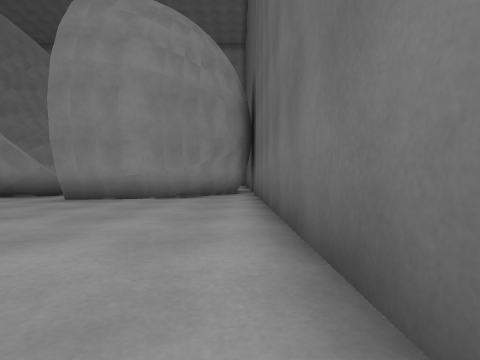
view 1 (above)

23 first-person views from a walk through a 3-D level made in the Unity game engine. The camera is 0.55 m above the floor, looks level and sees 85° across. The floor is counted in squares, 1 m on a side. Each view is taken from the middle of a square. On the plan, view 1 faces up. The plan holds only what a view shows up to about 9 squares ahead; the rest is blank. The place goes on beyond the plan. The player is left out.

view 2
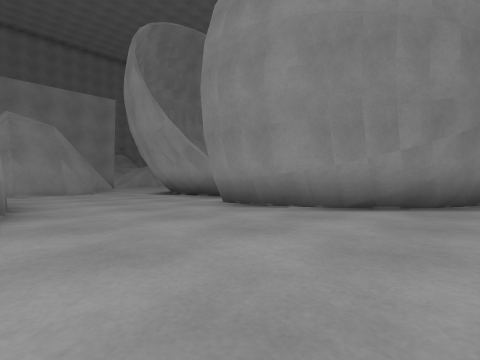

view 3
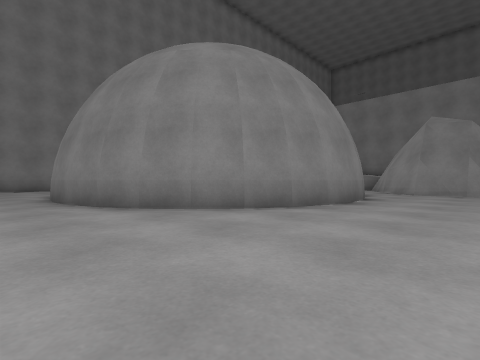

view 4
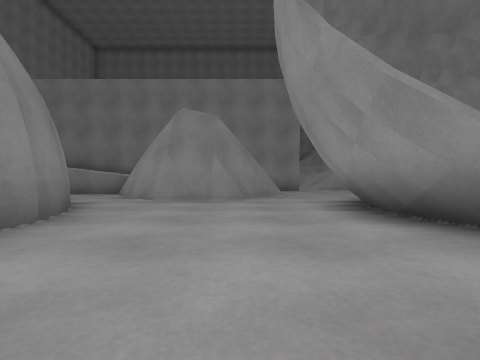

view 5
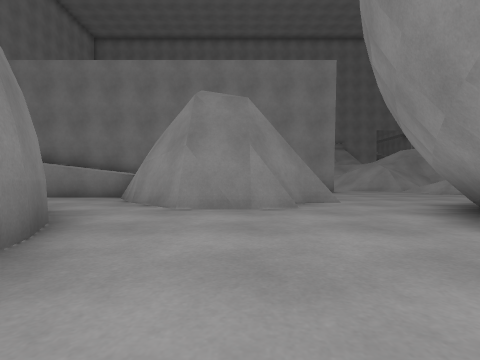

view 6
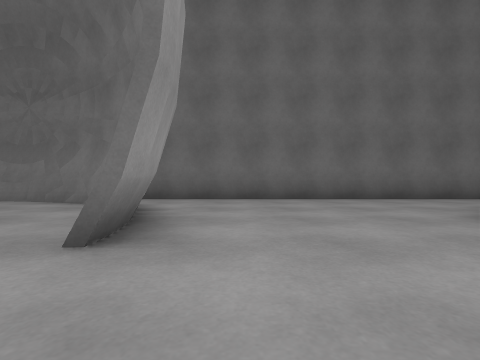

view 7
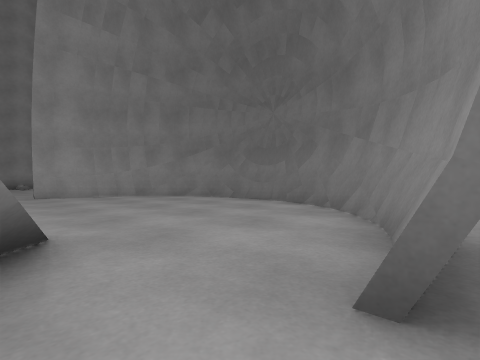

view 8
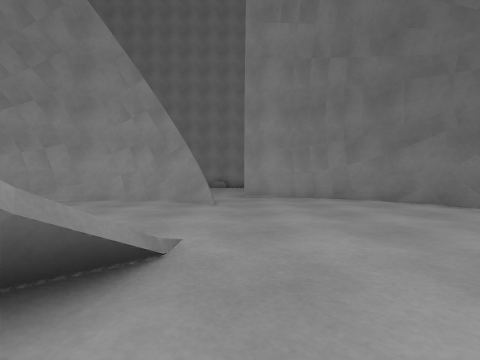

view 9
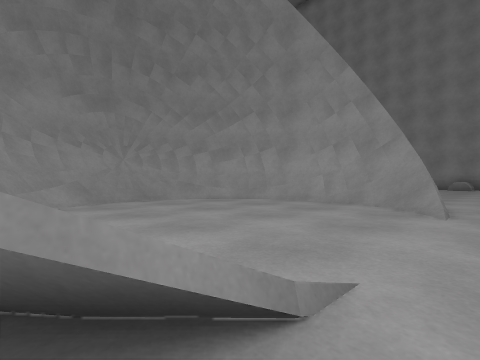

view 10
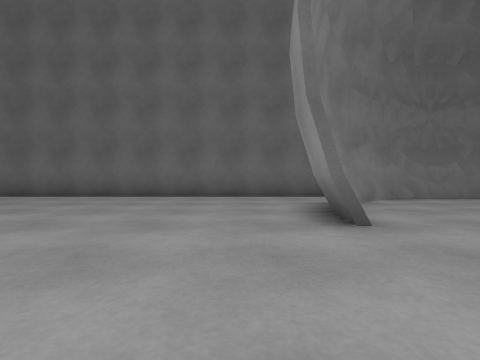

view 11
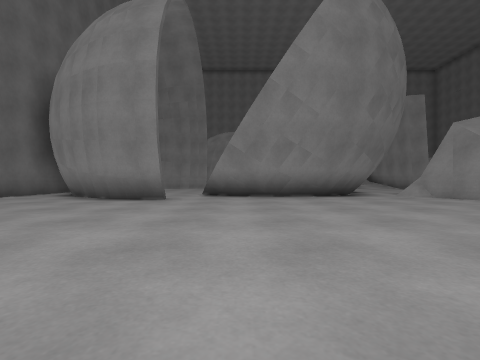

view 12
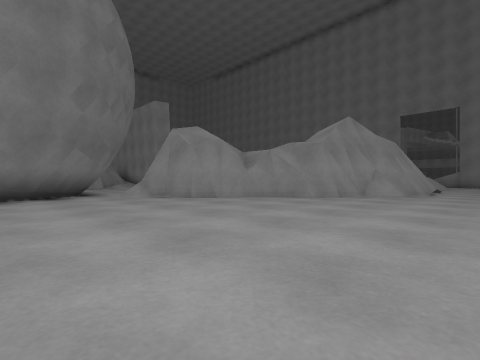

view 13
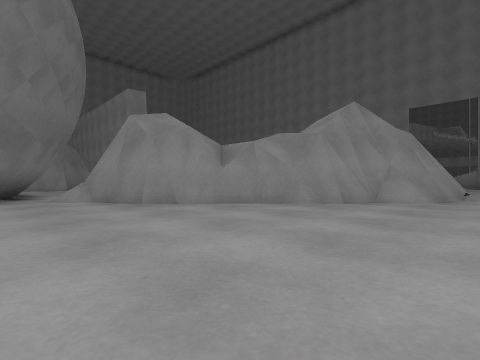

view 14
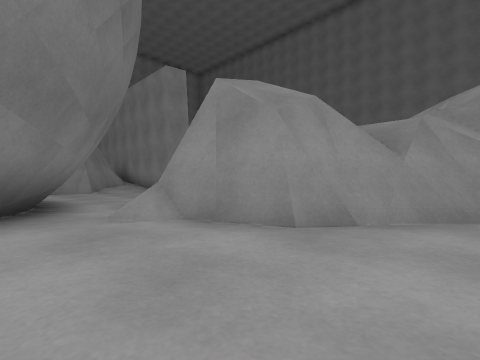

view 15
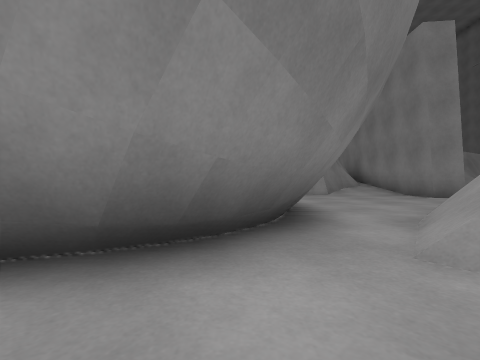

view 16
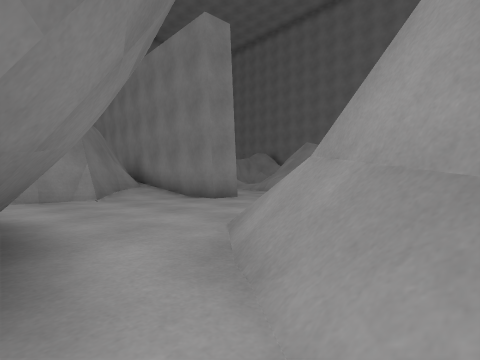

view 17
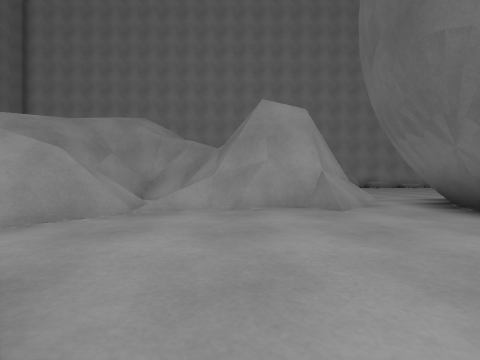

view 18
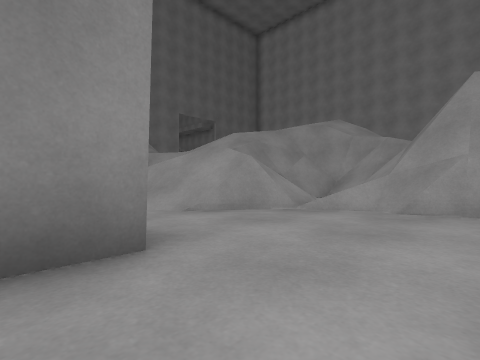

view 19
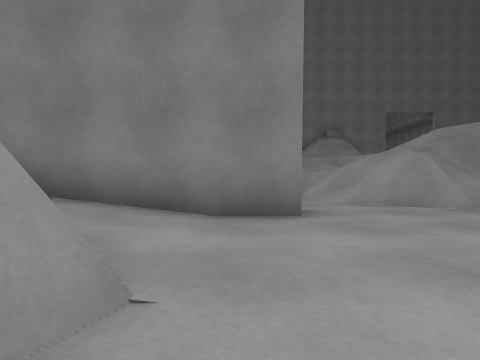

view 20
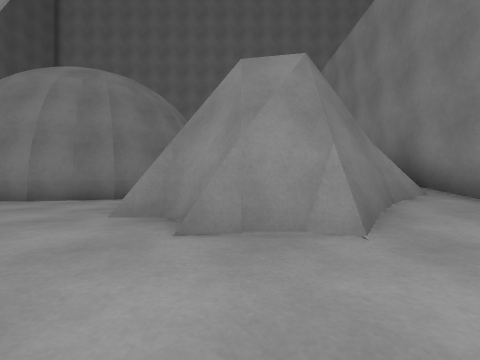

view 21
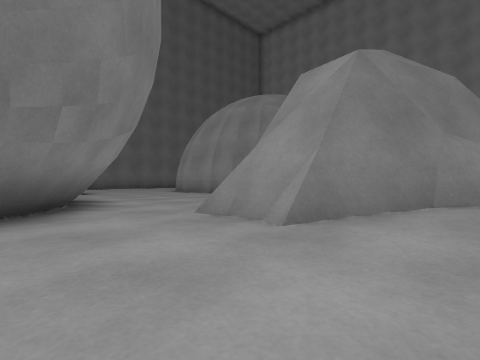

view 22
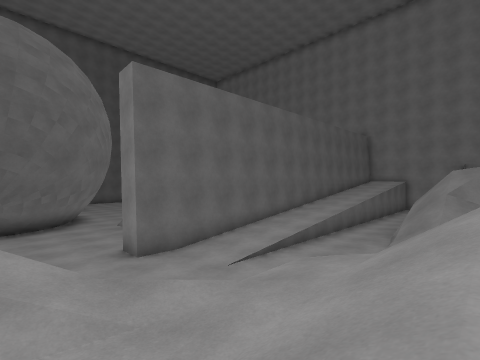

view 23
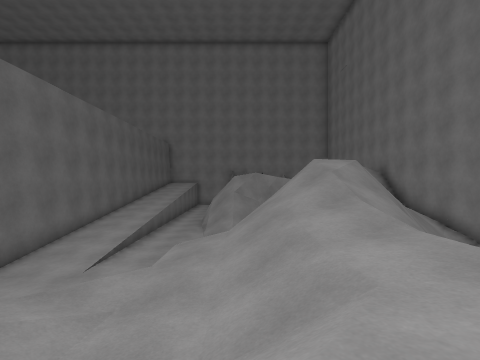

### Floor plan
Key: @ floor where view 1 was taken; # wall or solid block; . main floor; : floor 0.1 m higher than the main floor; + floor 0.15 m higher than the main floor; / step, stairs or slope; = window, fence, low wall or low ledge; ^ raised ledge; v drop or lower ground; T thing the floor can be seen under or through; O other object.
Columns run from 32 left of view 1 to 1 right of it. Each row starts with its distance up from view 1.
 24               .......... .    ...#
 23            ................  ....#
 22           O###...................#
 21            vv#=..................#
 20             vv##=................#
 19             ////=................#
 18             vv=/v#...............#
 17            =##///v#.........##...#
 16           //#=/  ^##..####...##..#
 15           /== .#^^##.##..=#...##.#
 14         / /=/ ./^##.T=.........###
 13        //    ///=#=.T...........#
 12       ///////==.....T...........#
 11       /////=/=......T...........#
 10      /////=//.......T=.........###
  9      //////...##.....TT.. #...##.#
  8      ///// ...##......TTT#...##..#
  7     v//////.//##/:##........##...#
  6   /=  =   /.//##+#####...........#
  5 #//       ..//####  ##...........#
  4           ../  #    ##...........#
  3          /..   #   ##..#####.....#
  2         //.       ##..##   ###...#
  1         =        ^^..        ##..#
  0         #        ^^.          #.@#
 -1                   #           #..#
 -2                               #..
 -3                               #..

Positions as (right, up) in squares from view 1, and headings:
1: (0, 0), facing up
2: (0, 3), facing up-left
3: (0, 6), facing down-left
4: (-4, 6), facing left
5: (-6, 5), facing left
6: (-7, 6), facing right
7: (-6, 7), facing up-right
8: (-5, 8), facing up
9: (-5, 9), facing up-left
10: (-8, 18), facing right
11: (-7, 24), facing down
12: (-9, 24), facing down-left
13: (-11, 23), facing down-left
14: (-11, 19), facing down-left
15: (-11, 17), facing down
16: (-12, 15), facing down-left
17: (-16, 8), facing up
18: (-15, 8), facing up-left
19: (-13, 8), facing left
20: (-13, 10), facing down
21: (-16, 10), facing down-right
22: (-25, 12), facing down-right
23: (-24, 14), facing down
